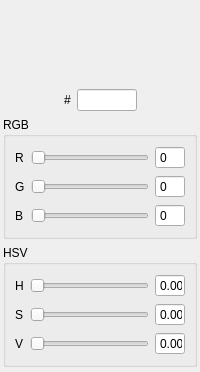
           <widget class="QWidget" name="cube_3" native="true">
            <layout class="QGridLayout" name="gridLayout_11">
             <property name="leftMargin">
              <number>3</number>
             </property>
             <property name="topMargin">
              <number>3</number>
             </property>
             <property name="rightMargin">
              <number>3</number>
             </property>
             <property name="bottomMargin">
              <number>3</number>
             </property>
             <item row="0" column="0" colspan="4">
              <widget class="QWidget" name="color_3" native="true">
               <property name="minimumSize">
                <size>
                 <width>100</width>
                 <height>80</height>
                </size>
               </property>
               <property name="maximumSize">
                <size>
                 <width>16777215</width>
                 <height>65</height>
                </size>
               </property>
              </widget>
             </item>
             <item row="1" column="0">
              <spacer name="hsp_r_3">
               <property name="orientation">
                <enum>Qt::Horizontal</enum>
               </property>
               <property name="sizeHint" stdset="0">
                <size>
                 <width>21</width>
                 <height>16</height>
                </size>
               </property>
              </spacer>
             </item>
             <item row="1" column="1">
              <widget class="QLabel" name="sharp_3">
               <property name="text">
                <string>#</string>
               </property>
              </widget>
             </item>
             <item row="1" column="2">
              <widget class="QLineEdit" name="le_hex_3">
               <property name="maximumSize">
                <size>
                 <width>60</width>
                 <height>16777215</height>
                </size>
               </property>
              </widget>
             </item>
             <item row="1" column="3">
              <spacer name="hsp_l_3">
               <property name="orientation">
                <enum>Qt::Horizontal</enum>
               </property>
               <property name="sizeHint" stdset="0">
                <size>
                 <width>16</width>
                 <height>16</height>
                </size>
               </property>
              </spacer>
             </item>
             <item row="2" column="0" colspan="4">
              <widget class="QGroupBox" name="gbox_RGB_3">
               <property name="title">
                <string>RGB</string>
               </property>
               <layout class="QGridLayout" name="gridLayout_12">
                <item row="0" column="0">
                 <widget class="QLabel" name="lb_RGB_r_3">
                  <property name="text">
                   <string>R</string>
                  </property>
                 </widget>
                </item>
                <item row="0" column="1">
                 <widget class="QSlider" name="hs_RGB_r_3">
                  <property name="maximumSize">
                   <size>
                    <width>16777215</width>
                    <height>16777215</height>
                   </size>
                  </property>
                  <property name="maximum">
                   <number>255</number>
                  </property>
                  <property name="pageStep">
                   <number>0</number>
                  </property>
                  <property name="orientation">
                   <enum>Qt::Horizontal</enum>
                  </property>
                 </widget>
                </item>
                <item row="0" column="2">
                 <widget class="QSpinBox" name="sp_RGB_r_3">
                  <property name="maximumSize">
                   <size>
                    <width>30</width>
                    <height>16777215</height>
                   </size>
                  </property>
                  <property name="buttonSymbols">
                   <enum>QAbstractSpinBox::NoButtons</enum>
                  </property>
                  <property name="maximum">
                   <number>255</number>
                  </property>
                 </widget>
                </item>
                <item row="1" column="0">
                 <widget class="QLabel" name="lb_RGB_g_3">
                  <property name="text">
                   <string>G</string>
                  </property>
                 </widget>
                </item>
                <item row="1" column="1">
                 <widget class="QSlider" name="hs_RGB_g_3">
                  <property name="maximumSize">
                   <size>
                    <width>16777215</width>
                    <height>16777215</height>
                   </size>
                  </property>
                  <property name="maximum">
                   <number>255</number>
                  </property>
                  <property name="pageStep">
                   <number>0</number>
                  </property>
                  <property name="orientation">
                   <enum>Qt::Horizontal</enum>
                  </property>
                 </widget>
                </item>
                <item row="1" column="2">
                 <widget class="QSpinBox" name="sp_RGB_g_3">
                  <property name="maximumSize">
                   <size>
                    <width>30</width>
                    <height>16777215</height>
                   </size>
                  </property>
                  <property name="buttonSymbols">
                   <enum>QAbstractSpinBox::NoButtons</enum>
                  </property>
                  <property name="maximum">
                   <number>255</number>
                  </property>
                 </widget>
                </item>
                <item row="2" column="0">
                 <widget class="QLabel" name="lb_RGB_b_3">
                  <property name="text">
                   <string>B</string>
                  </property>
                 </widget>
                </item>
                <item row="2" column="1">
                 <widget class="QSlider" name="hs_RGB_b_3">
                  <property name="maximumSize">
                   <size>
                    <width>16777215</width>
                    <height>16777215</height>
                   </size>
                  </property>
                  <property name="maximum">
                   <number>255</number>
                  </property>
                  <property name="pageStep">
                   <number>0</number>
                  </property>
                  <property name="orientation">
                   <enum>Qt::Horizontal</enum>
                  </property>
                 </widget>
                </item>
                <item row="2" column="2">
                 <widget class="QSpinBox" name="sp_RGB_b_3">
                  <property name="maximumSize">
                   <size>
                    <width>30</width>
                    <height>16777215</height>
                   </size>
                  </property>
                  <property name="buttonSymbols">
                   <enum>QAbstractSpinBox::NoButtons</enum>
                  </property>
                  <property name="maximum">
                   <number>255</number>
                  </property>
                 </widget>
                </item>
               </layout>
              </widget>
             </item>
             <item row="3" column="0" colspan="4">
              <widget class="QGroupBox" name="gbox_HSV_3">
               <property name="title">
                <string>HSV</string>
               </property>
               <layout class="QGridLayout" name="gridLayout_13">
                <item row="0" column="0">
                 <widget class="QLabel" name="lb_HSV_h_3">
                  <property name="text">
                   <string>H</string>
                  </property>
                 </widget>
                </item>
                <item row="0" column="1">
                 <widget class="QSlider" name="hs_HSV_h_3">
                  <property name="maximumSize">
                   <size>
                    <width>16777215</width>
                    <height>16777215</height>
                   </size>
                  </property>
                  <property name="maximum">
                   <number>359999</number>
                  </property>
                  <property name="pageStep">
                   <number>0</number>
                  </property>
                  <property name="orientation">
                   <enum>Qt::Horizontal</enum>
                  </property>
                 </widget>
                </item>
                <item row="0" column="2">
                 <widget class="QDoubleSpinBox" name="dp_HSV_h_3">
                  <property name="maximumSize">
                   <size>
                    <width>30</width>
                    <height>16777215</height>
                   </size>
                  </property>
                  <property name="buttonSymbols">
                   <enum>QAbstractSpinBox::NoButtons</enum>
                  </property>
                  <property name="decimals">
                   <number>3</number>
                  </property>
                  <property name="maximum">
                   <double>360.000000000000000</double>
                  </property>
                 </widget>
                </item>
                <item row="1" column="0">
                 <widget class="QLabel" name="lb_HSV_s_3">
                  <property name="text">
                   <string>S</string>
                  </property>
                 </widget>
                </item>
                <item row="1" column="1">
                 <widget class="QSlider" name="hs_HSV_s_3">
                  <property name="maximumSize">
                   <size>
                    <width>16777215</width>
                    <height>16777215</height>
                   </size>
                  </property>
                  <property name="maximum">
                   <number>1000</number>
                  </property>
                  <property name="pageStep">
                   <number>0</number>
                  </property>
                  <property name="orientation">
                   <enum>Qt::Horizontal</enum>
                  </property>
                 </widget>
                </item>
                <item row="1" column="2">
                 <widget class="QDoubleSpinBox" name="dp_HSV_s_3">
                  <property name="maximumSize">
                   <size>
                    <width>30</width>
                    <height>16777215</height>
                   </size>
                  </property>
                  <property name="buttonSymbols">
                   <enum>QAbstractSpinBox::NoButtons</enum>
                  </property>
                  <property name="decimals">
                   <number>3</number>
                  </property>
                  <property name="maximum">
                   <double>1.000000000000000</double>
                  </property>
                 </widget>
                </item>
                <item row="2" column="0">
                 <widget class="QLabel" name="lb_HSV_v_3">
                  <property name="text">
                   <string>V</string>
                  </property>
                 </widget>
                </item>
                <item row="2" column="1">
                 <widget class="QSlider" name="hs_HSV_v_3">
                  <property name="maximumSize">
                   <size>
                    <width>16777215</width>
                    <height>16777215</height>
                   </size>
                  </property>
                  <property name="maximum">
                   <number>1000</number>
                  </property>
                  <property name="pageStep">
                   <number>0</number>
                  </property>
                  <property name="orientation">
                   <enum>Qt::Horizontal</enum>
                  </property>
                 </widget>
                </item>
                <item row="2" column="2">
                 <widget class="QDoubleSpinBox" name="dp_HSV_v_3">
                  <property name="maximumSize">
                   <size>
                    <width>30</width>
                    <height>16777215</height>
                   </size>
                  </property>
                  <property name="buttonSymbols">
                   <enum>QAbstractSpinBox::NoButtons</enum>
                  </property>
                  <property name="decimals">
                   <number>3</number>
                  </property>
                  <property name="maximum">
                   <double>1.000000000000000</double>
                  </property>
                 </widget>
                </item>
               </layout>
              </widget>
             </item>
             <item row="4" column="1" colspan="2">
              <spacer name="vsp_3">
               <property name="orientation">
                <enum>Qt::Vertical</enum>
               </property>
               <property name="sizeHint" stdset="0">
                <size>
                 <width>20</width>
                 <height>2</height>
                </size>
               </property>
              </spacer>
             </item>
            </layout>
           </widget>
